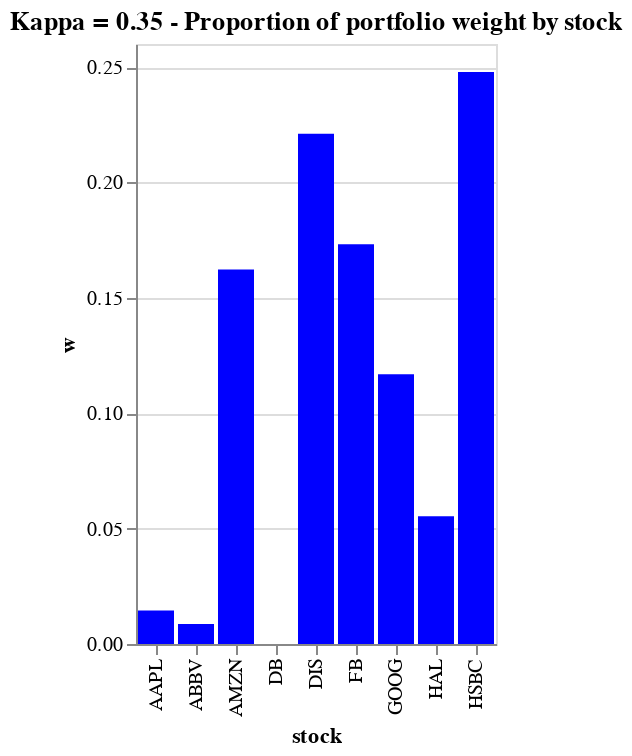

The code cell stored with this chart in its notebook:
### Code cell
chart_035_1

### Figure 1 — Vega-Lite specification as saved in the notebook (floating-point values rounded to 4 significant figures)
{"config": {"view": {"continuousWidth": 300, "continuousHeight": 300}}, "data": {"name": "data-2dfa1626027a20985c99f9f5e5fb044a"}, "mark": {"type": "bar", "color": "blue"}, "encoding": {"x": {"field": "stock", "type": "nominal"}, "y": {"field": "w", "type": "quantitative"}}, "title": "Kappa = 0.35 - Proportion of portfolio weight by stock", "$schema": "https://vega.github.io/schema/vega-lite/v5.17.0.json", "datasets": {"data-2dfa1626027a20985c99f9f5e5fb044a": [{"w": 0.01453, "stock": "AAPL"}, {"w": 0.008721, "stock": "ABBV"}, {"w": 0.1623, "stock": "AMZN"}, {"w": 1.35e-09, "stock": "DB"}, {"w": 0.2212, "stock": "DIS"}, {"w": 0.1733, "stock": "FB"}, {"w": 0.1169, "stock": "GOOG"}, {"w": 0.05531, "stock": "HAL"}, {"w": 0.2479, "stock": "HSBC"}]}}
